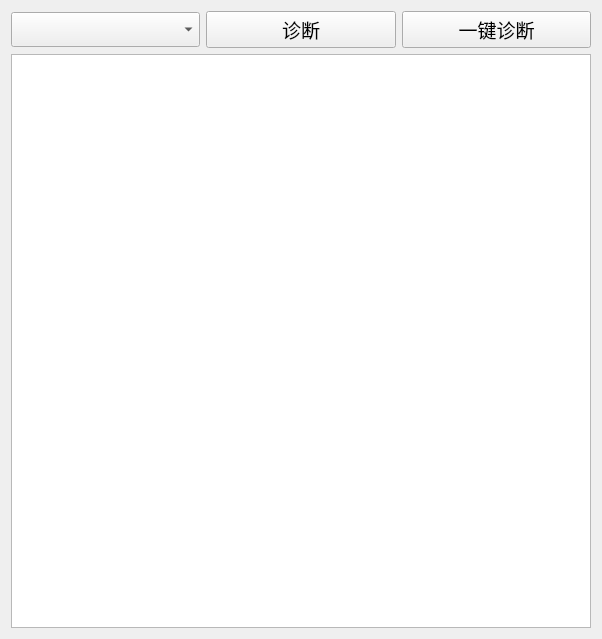
<?xml version="1.0" encoding="UTF-8"?>
<ui version="4.0">
 <class>Widget</class>
 <widget class="QWidget" name="Widget">
  <property name="geometry">
   <rect>
    <x>0</x>
    <y>0</y>
    <width>602</width>
    <height>639</height>
   </rect>
  </property>
  <property name="windowTitle">
   <string>Widget</string>
  </property>
  <layout class="QGridLayout" name="gridLayout">
   <item row="0" column="0">
    <widget class="QComboBox" name="comboBox">
     <property name="font">
      <font>
       <family>微软雅黑</family>
       <pointsize>14</pointsize>
      </font>
     </property>
    </widget>
   </item>
   <item row="0" column="1">
    <widget class="QPushButton" name="pushButton">
     <property name="font">
      <font>
       <family>微软雅黑</family>
       <pointsize>14</pointsize>
      </font>
     </property>
     <property name="text">
      <string>诊断</string>
     </property>
    </widget>
   </item>
   <item row="0" column="2">
    <widget class="QPushButton" name="pushButton_2">
     <property name="font">
      <font>
       <family>微软雅黑</family>
       <pointsize>14</pointsize>
      </font>
     </property>
     <property name="text">
      <string>一键诊断</string>
     </property>
    </widget>
   </item>
   <item row="1" column="0" colspan="3">
    <widget class="QTextEdit" name="textEdit">
     <property name="font">
      <font>
       <family>微软雅黑</family>
       <pointsize>14</pointsize>
       <weight>50</weight>
       <bold>false</bold>
      </font>
     </property>
    </widget>
   </item>
  </layout>
 </widget>
 <layoutdefault spacing="6" margin="11"/>
 <resources/>
 <connections/>
</ui>
